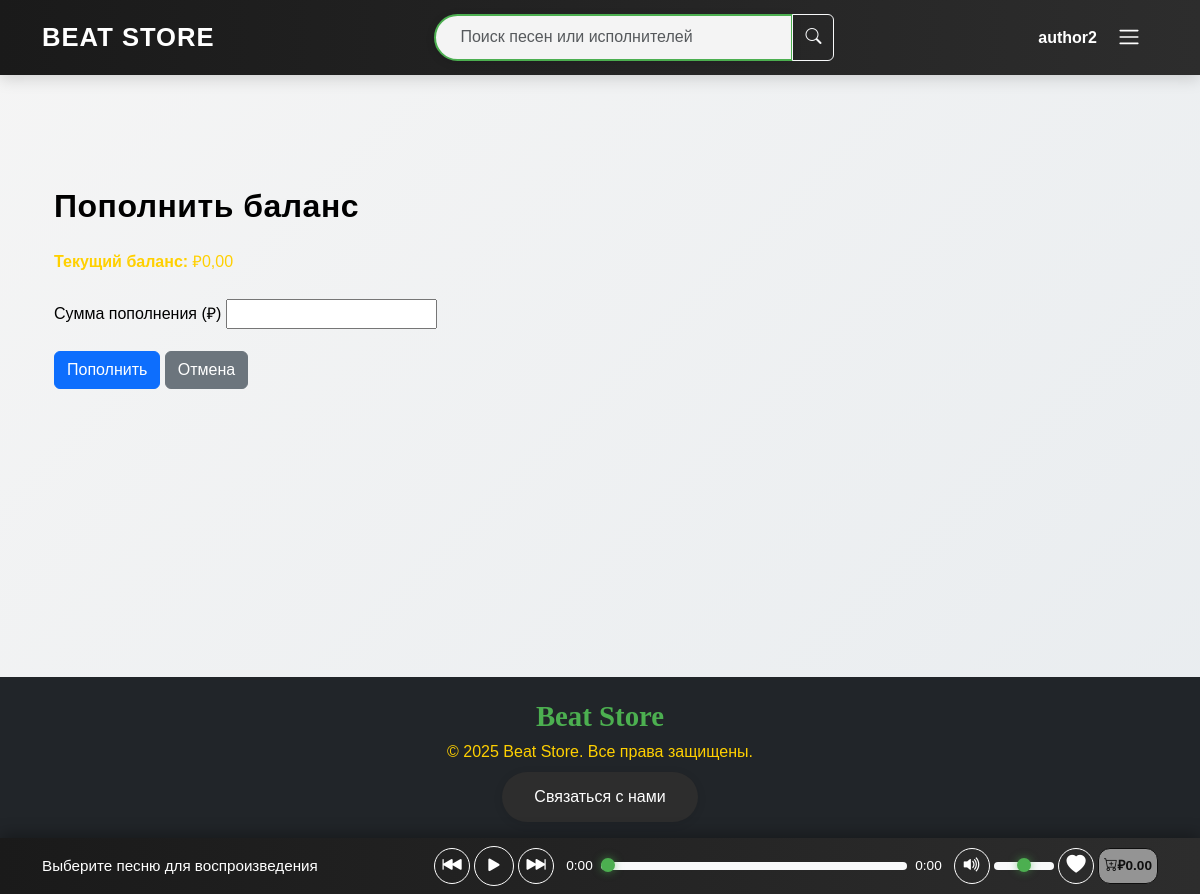
The app's page /top_up_balance/ (signed in), older data.
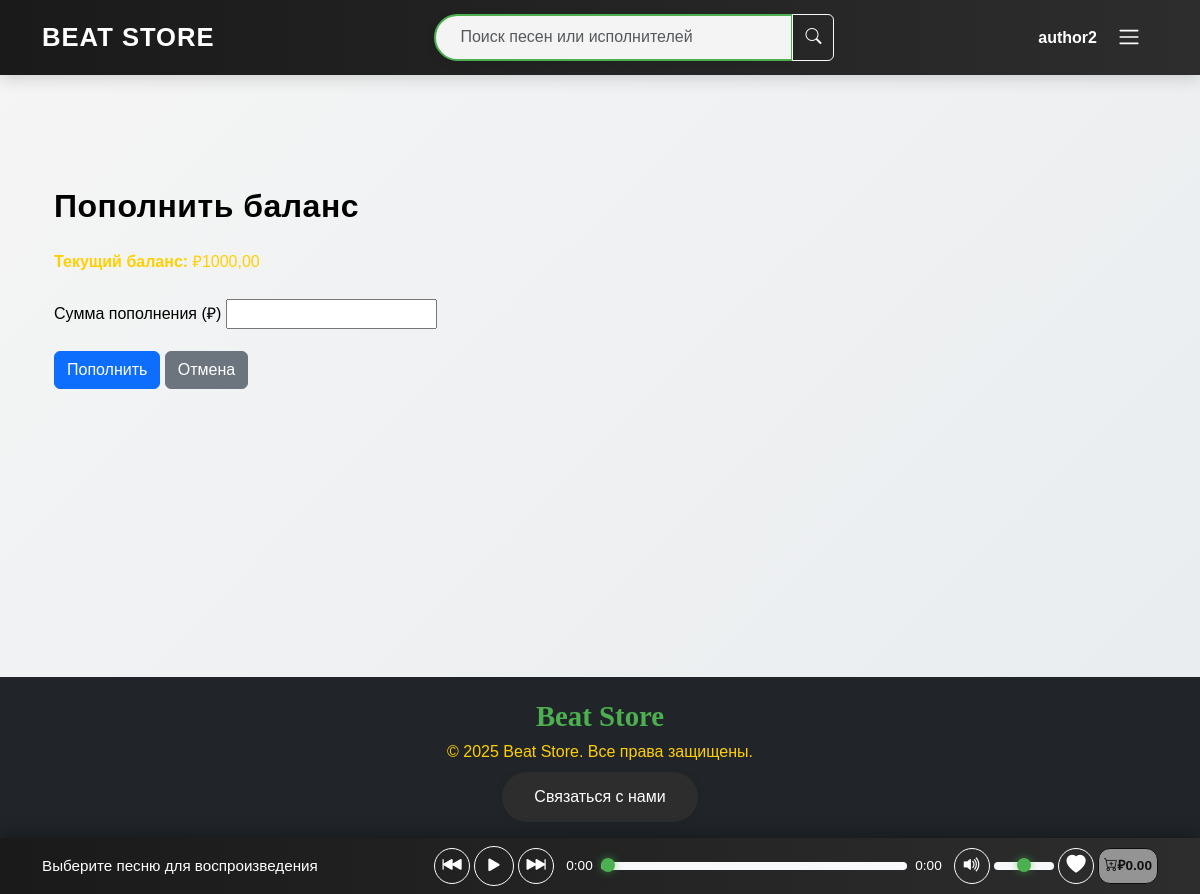
The same page, newer data.
### store/models.py (models this page shows, shortened)
class User(AbstractUser):
    email = models.EmailField(unique=True, verbose_name='Электронная почта')
    balance = models.DecimalField(max_digits=10, decimal_places=2, default=0.00, verbose_name='Баланс')
    class Meta:
        verbose_name = 'Пользователь'
        verbose_name_plural = 'Пользователи'
        indexes = [models.Index(fields=['username', 'email'])]

### store/views.py (the view)
# urls.py: path('top_up_balance/', views.top_up_balance, name='top_up_balance'),
@login_required
def top_up_balance(request):
    if request.method == 'POST':
        form = TopUpBalanceForm(request.POST)
        if form.is_valid():
            amount = form.cleaned_data['amount']
            user = request.user
            user.balance += amount
            user.save()
            messages.success(request, f'Баланс успешно пополнен на ₽{amount:.2f}.')
            logger.debug(f"Пользователь {user.username} пополнил баланс на {amount}")
            return redirect('store:cart')
        else:
            messages.error(request, 'Ошибка в форме пополнения. Проверьте введённые данные.')
    else:
        form = TopUpBalanceForm()
    context = {
        'form': form,
        'current_balance': request.user.balance,
    }
    return render(request, 'store/top_up_balance.html', context)

### store/views.py
class TopUpBalanceForm(forms.Form):
    amount = forms.DecimalField(
        max_digits=10,
        decimal_places=2,
        min_value=0.01,
        label='Сумма пополнения',
        widget=forms.NumberInput(attrs={'step': '0.01', 'min': '0.01'})
    )

### store/templates/store/top_up_balance.html (shortened to what this page needs)
{% extends 'store/base.html' %}
{% block content %}
    <main class="container my-4">
        <h2>Пополнить баланс</h2>
        <div class="profile-details">
            <p><strong>Текущий баланс:</strong> ₽{{ current_balance }}</p>
        </div>
        <form method="post" class="mt-4">
            <div class="mb-3">
                <label for="amount" class="form-label">Сумма пополнения (₽)</label>
                {{ form.amount }}
            </div>
            <button type="submit" class="btn btn-primary">Пополнить</button>
            <a href="{% url 'store:profile' request.user.username %}" class="btn btn-secondary">Отмена</a>
        </form>
    </main>
{% endblock %}

### store/templates/store/header.html (shortened to what this page needs)
{% load static %}
<header class="navbar">
    <div class="container">
        <a class="navbar-brand" href="{% url 'store:index' %}">Beat Store</a>
        <form class="search-form mx-auto" action="{% url 'store:music_list' %}" method="get">
            <div class="input-group">
                <input class="search-input form-control" type="search" name="search" placeholder="Поиск песен или исполнителей" aria-label="Поиск">
                <button class="btn btn-outline-light search-btn" type="submit" aria-label="Поиск">
                    <i class="bi bi-search"></i>
                </button>
            </div>
        </form>
        <div class="auth-section">
            {% if user.is_authenticated %}
                <a href="{% url 'store:profile' user.username %}" class="nav-link username">{{ user.username }}</a>
            {% else %}
                <a href="{% url 'store:login' %}" class="auth-btn">Вход</a>
            {% endif %}
        </div>
        <button class="navbar-toggler ms-2" type="button" data-bs-toggle="offcanvas" data-bs-target="#offcanvasNavbar" aria-controls="offcanvasNavbar" aria-label="Переключить навигацию">
            <span class="navbar-toggler-icon"></span>
        </button>
    </div>
</header>

Row changes from the older to the newer data that the page shows:
changed User "author2": balance "0,00" → "1000,00"
